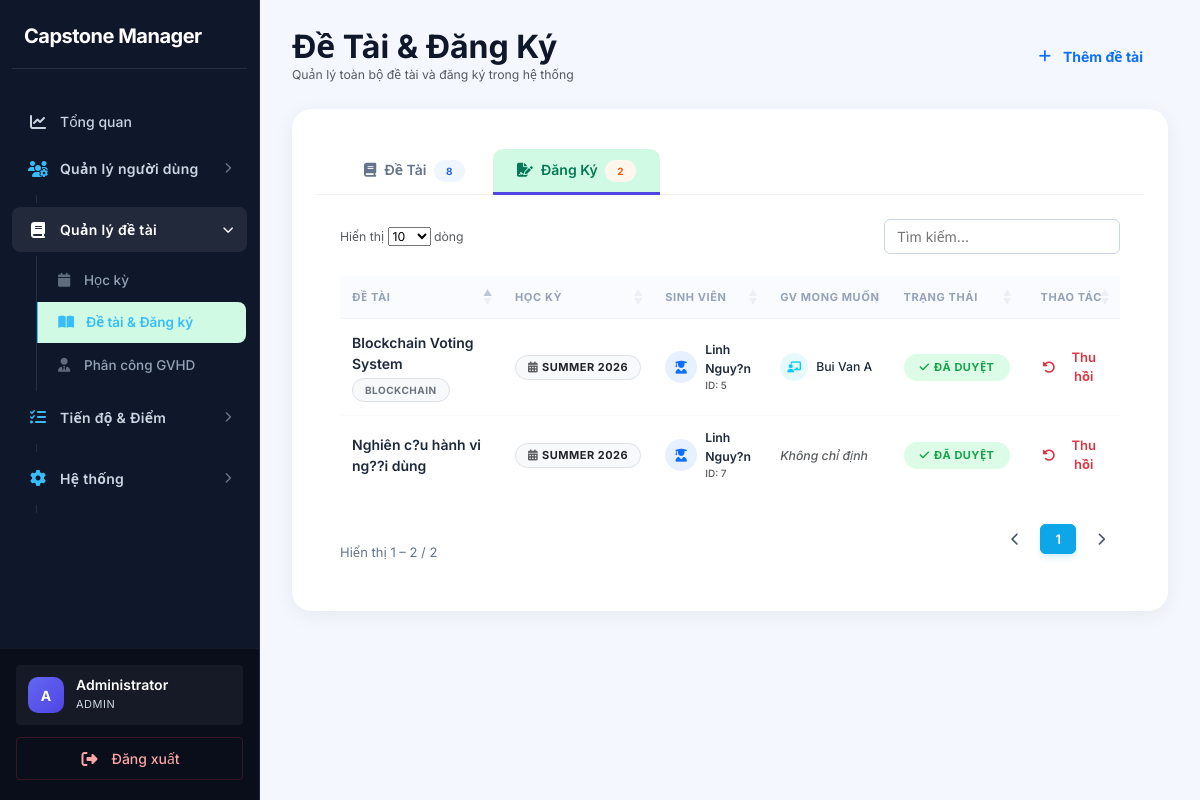
Page /index.php?page=topic-management&tab=registrations (signed in) on the earlier database version.
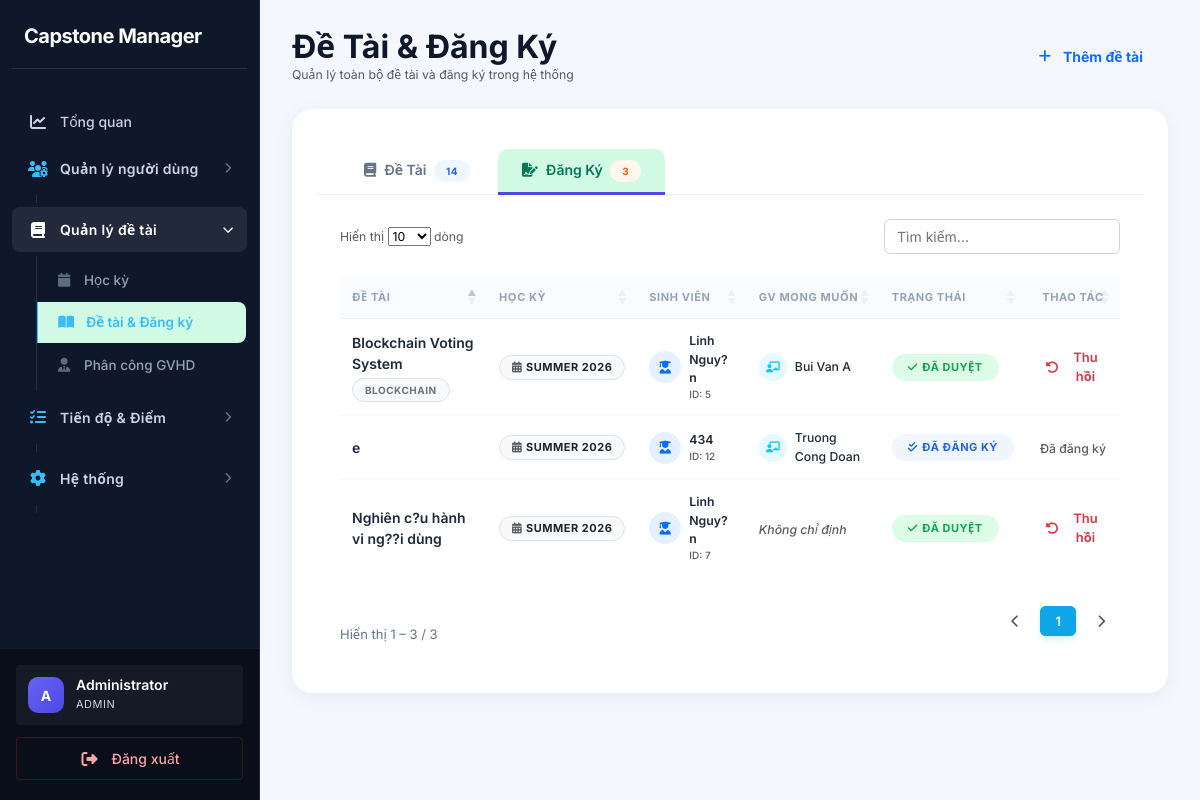
Same page on the later database version.
### tables this page shows
CREATE TABLE `topic_registrations` (
  `id` int(11) NOT NULL,
  `student_id` int(11) NOT NULL,
  `topic_id` int(11) NOT NULL,
  `semester_id` int(11) NOT NULL,
  `description` text DEFAULT NULL,
  `keywords` varchar(255) DEFAULT NULL,
  `desired_lecturer_id` int(11) DEFAULT NULL,
  `status` enum('pending','approved','rejected','registered') DEFAULT 'pending',
  `created_at` timestamp NOT NULL DEFAULT current_timestamp()
);

CREATE TABLE `topics` (
  `id` int(11) NOT NULL,
  `title` varchar(255) DEFAULT NULL,
  `description` text DEFAULT NULL,
  `keywords` text DEFAULT NULL,
  `semester_id` int(11) DEFAULT NULL,
  `created_by` int(11) DEFAULT NULL,
  `status` enum('draft','pending','approved','rejected') DEFAULT 'draft',
  `created_at` timestamp NOT NULL DEFAULT current_timestamp()
);

CREATE TABLE `semesters` (
  `id` int(11) NOT NULL,
  `name` varchar(100) DEFAULT NULL,
  `start_date` date DEFAULT NULL,
  `end_date` date DEFAULT NULL,
  `created_at` timestamp NOT NULL DEFAULT current_timestamp()
);

CREATE TABLE `students` (
  `id` int(11) NOT NULL,
  `user_id` int(11) DEFAULT NULL,
  `full_name` varchar(150) DEFAULT NULL,
  `faculty` varchar(100) DEFAULT NULL,
  `created_at` timestamp NOT NULL DEFAULT current_timestamp(),
  `student_code` varchar(50) DEFAULT NULL
);

CREATE TABLE `lecturers` (
  `id` int(11) NOT NULL,
  `user_id` int(11) DEFAULT NULL,
  `full_name` varchar(150) DEFAULT NULL,
  `expertise` text DEFAULT NULL,
  `quota` int(11) DEFAULT 8,
  `created_at` timestamp NOT NULL DEFAULT current_timestamp(),
  `faculty` varchar(100) DEFAULT NULL
);

### app/controllers/TopicManagementController.php (called while the page is built, shortened)
<?php
class TopicManagementController {
    private $topicModel;
    private $regModel;
    public function __construct() {
        $this->topicModel    = new Topic();
        $this->regModel      = new TopicRegistration();
    }
    public function index() {
        $role = $_SESSION['user']['role'] ?? '';
        $search     = trim($_GET['search']      ?? '');
        $filterSem  = (int)($_GET['semester_id'] ?? 0);
        $filterStat = trim($_GET['status']       ?? '');
        if ($role === 'admin') {
            $topics = $this->topicModel->search($search, $filterSem, $filterStat);
        } else {
            $topics = $this->topicModel->getForStudent($_SESSION['user']['id'], $search, $filterSem);
        }
        if ($role === 'admin') {
            $registrations = $this->regModel->getAll();
        } else {
            $registrations = [];
        }
        require '../app/views/topic-management/index.php';
    }
}

### core/Database.php (called while the page is built)
<?php
class Database {
    private static $instance = null;
    private $conn;
    private $host = DB_HOST;
    private $dbname = DB_NAME;
    private $username = DB_USER;
    private $password = DB_PASS;
    private function __construct(){
        try{
            $this->conn = new PDO(
                "mysql:host={$this->host};dbname={$this->dbname};charset=utf8mb4",
                $this->username,
                $this->password
            );
            $this->conn->setAttribute(
                PDO::ATTR_ERRMODE,
                PDO::ERRMODE_EXCEPTION
            );
            $this->conn->setAttribute(
                PDO::ATTR_DEFAULT_FETCH_MODE,
                PDO::FETCH_ASSOC
            );
        }catch(PDOException $e){
            die("Database Error: " . $e->getMessage());
        }
    }
    public static function getInstance(){
        if(self::$instance == null){
            self::$instance = new Database();
        }
        return self::$instance;
    }
    public function getConnection(){
        return $this->conn;
    }
}

### app/models/Topic.php (called while the page is built, shortened)
<?php
class Topic {
    private $conn;
    public function __construct(){
        $this->conn = Database::getInstance()->getConnection();
    }
    public function search($keyword = '', $semesterId = 0, $status = '') {
        $sql = "SELECT topics.*, semesters.name AS semester
                FROM topics
                JOIN semesters ON semesters.id = topics.semester_id
                WHERE 1=1";
        $params = [];
        $sql .= " ORDER BY topics.id DESC";
        $stmt = $this->conn->prepare($sql);
        $stmt->execute($params);
        return $stmt->fetchAll(PDO::FETCH_ASSOC);
    }
}

### app/models/TopicRegistration.php (called while the page is built, shortened)
<?php
class TopicRegistration {
    private $conn;
    public function __construct() {
        $this->conn = Database::getInstance()->getConnection();
    }
    public function getAll() {
        $sql = "SELECT r.*, t.title as topic_title, s.full_name as student_name,
                       sem.name as semester_name, l.full_name as lecturer_name
                FROM topic_registrations r
                JOIN topics t ON r.topic_id = t.id
                JOIN students s ON r.student_id = s.id
                JOIN semesters sem ON r.semester_id = sem.id
                LEFT JOIN lecturers l ON r.desired_lecturer_id = l.id
                ORDER BY r.created_at DESC";
        return $this->conn->query($sql)->fetchAll(PDO::FETCH_ASSOC);
    }
}

### app/views/topic-management/index.php (the view, shortened to what the changed rows need)
<?php require '../app/views/layouts/header.php'; ?>
<?php require '../app/views/layouts/sidebar.php'; ?>
<?php
$role       = $_SESSION['user']['role'];
$activeTab  = $_GET['tab'] ?? 'topics';
?>
<div class="main-content" style="padding: 28px 32px; background-color: #f4f7fe; min-height: 100vh;">
    <div class="d-flex justify-content-between align-items-center mb-4">
        <div>
            <h2 class="fw-bold mb-0">Đề Tài & Đăng Ký</h2>
            <p class="text-muted small mb-0">
                <?php if ($role === 'admin'): ?>Quản lý toàn bộ đề tài và đăng ký trong hệ thống
                <?php elseif ($role === 'lecturer'): ?>Đề tài và đăng ký liên quan đến bạn
                <?php else: ?>Xem đề tài và theo dõi đăng ký của bạn
                <?php endif; ?>
            </p>
        </div>
        <div class="d-flex gap-2">
            <?php if (in_array($role, ['admin', 'student'])): ?>
                <a href="index.php?page=topic-create"
                   class="btn btn-outline-primary rounded-pill px-4 fw-bold">
                    <i class="fa fa-plus me-1"></i>
                    <?= $role === 'admin' ? 'Thêm đề tài' : 'Đề xuất đề tài' ?>
                </a>
            <?php endif; ?>
        </div>
    </div>
    <div class="card border-0 shadow-sm" style="border-radius: 20px; overflow: hidden;">
        <div class="px-4 pt-3" style="background: #fff; border-bottom: 1px solid #f0f0f0;">
            <ul class="nav nav-tabs border-0 gap-1" id="mainTabs">
                <li class="nav-item">
                    <a class="nav-link fw-semibold px-4 <?= $activeTab === 'topics' ? 'active' : '' ?>"
                       href="index.php?page=topic-management&tab=topics"
                       style="border-radius: 10px 10px 0 0;">
                        <i class="fa fa-book me-2"></i>Đề Tài
                        <span class="badge bg-primary bg-opacity-10 text-primary ms-1" style="font-size:10px;">
                            <?= count($topics) ?>
                        </span>
                    </a>
                </li>
                <li class="nav-item">
                    <a class="nav-link fw-semibold px-4 <?= $activeTab === 'registrations' ? 'active' : '' ?>"
                       href="index.php?page=topic-management&tab=registrations"
                       style="border-radius: 10px 10px 0 0;">
                        <i class="fa fa-file-signature me-2"></i>Đăng Ký
                        <span class="badge bg-warning bg-opacity-25 text-warning ms-1" style="font-size:10px;">
                            <?= count($registrations) ?>
                        </span>
                    </a>
                </li>
            </ul>
        </div>
        <div class="card-body p-4">
            <?php if ($activeTab === 'registrations'): ?>
                <div class="table-responsive">
                    <table class="table table-hover align-middle mb-0" id="registrationsTable">
                        <thead>
                            <tr class="text-muted small text-uppercase">
                                <th class="ps-2">Đề Tài</th>
                                <th>Học Kỳ</th>
                                <?php if (in_array($role, ['admin', 'lecturer'])): ?>
                                    <th>Sinh Viên</th>
                                <?php endif; ?>
                                <?php if ($role === 'admin'): ?>
                                    <th>GV Mong Muốn</th>
                                <?php endif; ?>
                                <th>Trạng Thái</th>
                                <?php if (in_array($role, ['admin', 'lecturer'])): ?>
                                    <th class="text-center">Thao Tác</th>
                                <?php endif; ?>
                            </tr>
                        </thead>
                        <tbody>
                            <?php if (!empty($registrations)): foreach ($registrations as $r):
                                $s         = $r['status'];
                                $badgeCls  = $s === 'approved' ? 'bg-success' : ($s === 'rejected' ? 'bg-danger' : ($s === 'registered' ? 'bg-primary' : 'bg-warning text-dark'));
                                $badgeLbl  = $s === 'approved' ? 'Đã duyệt'  : ($s === 'rejected' ? 'Từ chối'   : ($s === 'registered' ? 'Đã đăng ký' : 'Chờ duyệt'));
                                $badgeIcon = $s === 'approved' ? 'fa-check' : ($s === 'rejected' ? 'fa-xmark' : ($s === 'registered' ? 'fa-check-double' : 'fa-clock'));
                            ?>
                                <tr>
                                    <td class="ps-2">
                                        <div class="fw-semibold"><?= htmlspecialchars($r['topic_title']) ?></div>
                                        <?php if (!empty($r['keywords'])): ?>
                                            <div class="mt-1">
                                                <?php foreach (explode(',', $r['keywords']) as $kw): ?>
                                                    <span class="badge bg-light text-secondary border me-1" style="font-size:10px;">
                                                        <?= htmlspecialchars(trim($kw)) ?>
                                                    </span>
                                                <?php endforeach; ?>
                                            </div>
                                        <?php endif; ?>
                                    </td>
                                    <td>
                                        <span class="badge bg-light text-dark border" style="font-size:11px;">
                                            <i class="fa fa-calendar-alt me-1 text-muted"></i>
                                            <?= htmlspecialchars($r['semester_name']) ?>
                                        </span>
                                    </td>
                                    <?php if (in_array($role, ['admin', 'lecturer'])): ?>
                                    <td>
                                        <div class="d-flex align-items-center gap-2">
                                            <div class="rounded-circle bg-primary bg-opacity-10 d-flex align-items-center justify-content-center"
                                                 style="width:32px; height:32px; flex-shrink:0;">
                                                <i class="fa fa-user-graduate text-primary" style="font-size:13px;"></i>
                                            </div>
                                            <div>
                                                <div class="fw-semibold small"><?= htmlspecialchars($r['student_name'] ?? 'N/A') ?></div>
                                                <div class="text-muted" style="font-size:10px;">ID: <?= $r['student_id'] ?></div>
                                            </div>
                                        </div>
                                    </td>
                                    <?php endif; ?>
                                    <?php if ($role === 'admin'): ?>
                                    <td>
                                        <?php if (!empty($r['lecturer_name'])): ?>
                                            <div class="d-flex align-items-center gap-2">
                                                <div class="rounded-circle bg-info bg-opacity-10 d-flex align-items-center justify-content-center"
                                                     style="width:28px; height:28px; flex-shrink:0;">
                                                    <i class="fa fa-chalkboard-teacher text-info" style="font-size:11px;"></i>
                                                </div>
                                                <span class="small"><?= htmlspecialchars($r['lecturer_name']) ?></span>
                                            </div>
                                        <?php else: ?>
                                            <span class="text-muted small fst-italic">Không chỉ định</span>
                                        <?php endif; ?>
                                    </td>
                                    <?php endif; ?>
                                    <td>
                                        <span class="badge rounded-pill <?= $badgeCls ?> px-3 py-2" style="font-size:11px;">
                                            <i class="fa <?= $badgeIcon ?> me-1"></i><?= $badgeLbl ?>
                                        </span>
                                    </td>
                                    <?php if (in_array($role, ['admin', 'lecturer'])): ?>
                                    <td class="text-center">
                                            <?php if ($s === 'pending'): ?>
                                                <div class="d-flex justify-content-center gap-2">
                                                    <form action="index.php?page=registration-status&id=<?= $r['id'] ?>&status=approved" method="POST" class="d-inline" onsubmit="return confirm('Duyệt đăng ký này?');">
        <input type="hidden" name="csrf_token" value="<?= $_SESSION['csrf_token'] ?? '' ?>">
        <button type="submit" class="btn btn-sm btn-success rounded-pill px-2 shadow-sm border-0" >
            <i class="fa fa-check me-1"></i>Duyệt
        </button>
    </form>
                                                    <form action="index.php?page=registration-status&id=<?= $r['id'] ?>&status=rejected" method="POST" class="d-inline" onsubmit="return confirm('Từ chối đăng ký này?');">
        <input type="hidden" name="csrf_token" value="<?= $_SESSION['csrf_token'] ?? '' ?>">
        <button type="submit" class="btn btn-sm btn-outline-danger rounded-pill px-2 border-0" >
            <i class="fa fa-xmark me-1"></i>Từ chối
        </button>
    </form>
                                                </div>
                                            <?php elseif ($s === 'approved'): ?>
                                                <form action="index.php?page=registration-status&id=<?= $r['id'] ?>&status=rejected" method="POST" class="d-inline" onsubmit="return confirm('Thu hồi duyệt đăng ký này?');">
        <button type="submit" class="btn btn-sm btn-outline-danger rounded-pill px-2 border-0" >
            <i class="fa fa-rotate-left me-1"></i>Thu hồi
        </button>
    </form>
                                            <?php else: ?>
                                                <span class="text-muted small">Đã đăng ký</span>
                                            <?php endif; ?>
                                    </td>
                                    <?php endif; ?>
                                </tr>
                            <?php endforeach; endif; ?>
                        </tbody>
                    </table>
                </div>
            <?php endif;  ?>
        </div>
    </div>
</div>
<?php require '../app/views/layouts/footer.php'; ?>

Differences in the rows shown:
added topic_registrations: topic.title "e", semester.name "SUMMER 2026", student.full_name "434", student "12", lecturers.full_name "Truong Cong Doan", status "ĐÃ ĐĂNG KÝ", shows "Đã đăng ký", shown under "Đề Tài & Đăng Ký"
Other differences:
count($topics): "8" → "14"
count($registrations): "2" → "3"
text written by a page script: "Hiển thị dòng Hiển thị 1 – 2 / 2 1" → "Hiển thị dòng Hiển thị 1 – 3 / 3 1"
